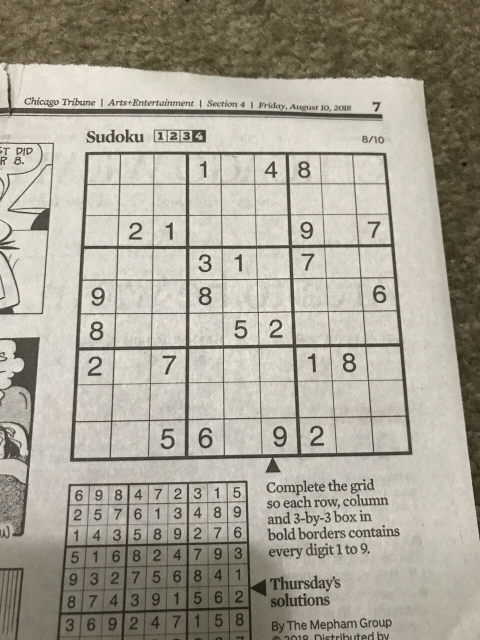
#> input picture capture.jpeg, 960 x 1280 px (shown at 1/2 size)
$ python test2.py   (older library calls are emulated)
#> lines starting #> are read from the running program, lines starting #| are printed output that depends on the picture; after the words box and inside, x2 and y2 are one past the last pixel; in counts of white or black regions, pixels touching at a corner belong together
### clean_image.py
from PIL import Image
import pytesseract
import cv2
import os
import numpy as np

# img = cv2.imread("/test_image/capture.jpeg",0)

def clean_image(img):
    """given image, uses cv2 to reduce noise using bilateral filter
    converts to pure B/W with dynamically generated adaptive thresholding samples
    remaps image using contour detection to find puzzle corners in image
    splits image into 81 individual cells saved in static/images
    ASSUMPTION:
    photo contains space beyond borders of puzzle. if not, it inhibits contour detection
    converts image so each cell is 35x35. assumes 5px on each side of cell contain only borders, and no relevent data.
    """
    blur = cv2.bilateralFilter(img,9,75,75)

    sample = blur.size//1200
    if sample % 2 == 0:
        sample += 1
    elif sample < 11:
        sample = 11

    blur2 = cv2.adaptiveThreshold(blur,255,cv2.ADAPTIVE_THRESH_GAUSSIAN_C,cv2.THRESH_BINARY_INV,sample ,2)

    # POTENTIAL ISSUE: current format assumes that borders will be contained inside photo. system does not function if image cuts any borders off (should be a non issue
    contoured, contours, hierarchy = cv2.findContours(blur2,cv2.RETR_LIST,cv2.CHAIN_APPROX_SIMPLE)

    area = 0
    for cnt in contours:
        epsilon = 0.1*cv2.arcLength(cnt,True)
        approx = cv2.approxPolyDP(cnt,epsilon,True)
        if cv2.contourArea(cnt) > area:
            area = cv2.contourArea(approx)
            puzzle = approx

    pts1=np.float32(puzzle)
    pts2=np.float32([[0,0],[0,315],[315,315],[315,0]])
    m = cv2.getPerspectiveTransform(pts1,pts2)
    t = cv2.warpPerspective(blur2,m,(315,315))

    for col in range(9):
        for row in range(9):
            cv2.imwrite(f'temp/cell row{row} col{col}.jpg', t[row*35+5:(row+1)*35-3,col*35+5:(col+1)*35-3])

### tess.py
from PIL import Image, ImageEnhance, ImageFilter
import PIL.ImageOps
import pytesseract
import os

def img_to_sudoku():
    """
    assumes the_play.clean_image has run
    iterates through all 81 cells saved by clean_image and extracts text from them
    if text is a number from 1-9, adds that to nested list puzzle
    if not, uses 0 as a placeholder for empty
    WILL NOT WORK if tesseract is not installed. pytesseract is only a package to interact with tesseract.
    """
    sudoku = []
    for i in range(9):
        row = []
        for j in range(9):
            img = PIL.ImageOps.invert(Image.open(f"temp/cell row{i} col{j}.jpg"))
            val = pytesseract.image_to_string(img, config="--psm 10 --oem 3 -c tessedit_char_whitelist=123456789")
            # psm 10 tells tesseract to look for single characters. whitelist is BROKEN IN TESSERACT 4. consider switching to 3.
            if val == '' or val not in "123456789":
                row.append(0)
            else:
                row.append(int(val))
            os.remove(f"temp/cell row{i} col{j}.jpg")

        sudoku.append(row)
    return sudoku

### test2.py
from sudoku_solver import sudoku_solver, validSolution
from clean_image import clean_image
from tess import img_to_sudoku
import cv2
import time

# total runtime: 54.4 seconds
# sudoku solver runtime : 5.5 seconds
# yikes.
start_time = time.time()

img = cv2.imread("capture.jpeg",0)
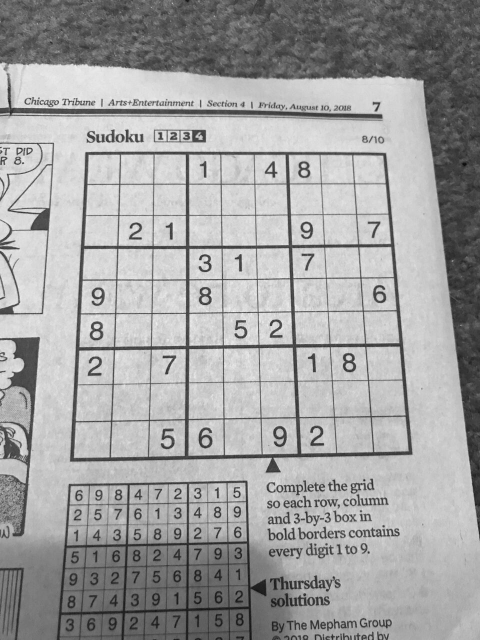
#> img: shape (1280, 960) (shown at 1/2 size); min 4, max 255, mean 162.7

clean_image(img)
#> in clean_image, `blur2 = cv2.adaptiveThreshold(blur,255,cv2.ADAPTIVE_THRESH_GAUSSIAN_C,..`:
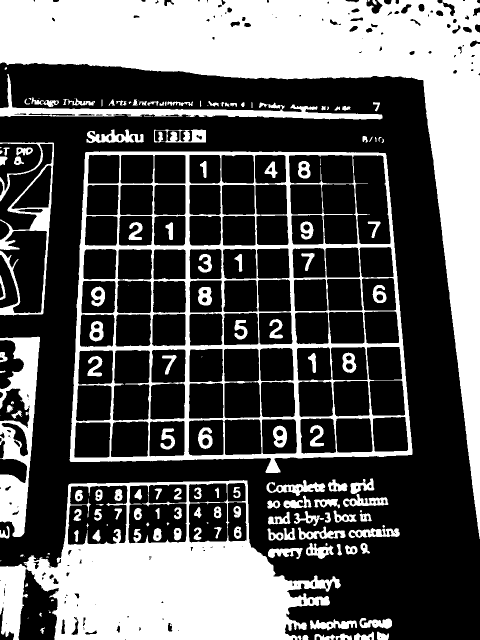
#> blur2: shape (1280, 960) (shown at 1/2 size); 35.4% white; 176 white regions (37 under 20 px)
#> in clean_image, `contoured, contours, hierarchy = cv2.findContours(blur2,cv2.RETR_LIST,..`: contours = 507 contours, 158 with area under 20; largest, box (x1, y1, x2, y2) and area: (139, 303, 825, 946) 395251, (0, 0, 960, 1078) 190620, (0, 960, 682, 1280) 142121, (0, 673, 80, 1074) 16191, (135, 970, 256, 1091) 12860
#> the loop in clean_image, `for cnt in contours:` made 507 passes
#> (epsilon, area, puzzle) on passes 2, 5, 10, 13, 17, 38, 40, 43, 52, 54: (3.73, 73.5, [[605, 1273], [605, 1279], [616, 1279], [613, 1270]]), (7.72, 291, [[754, 1264], [755, 1279], [775, 1279], [777, 1267]]), (4.06, 44, [[89, 1255], [80, 1260], [85, 1267]]), (3.92, 42.5, [[237, 1250], [238, 1265], [232, 1260]]), (5.24, 63, [[337, 1245], [343, 1263], [335, 1260]]), (2.87, 20, [[604, 1198], [606, 1209], [602, 1207]]), (2.87, 20.5, [[621, 1197], [625, 1200], [622, 1208]]), (3.64, 37, [[148, 1187], [156, 1186], [158, 1195]]), (2.87, 25, [[628, 1162], [629, 1173], [624, 1168]]), (4.26, 49.5, [[108, 1156], [115, 1168], [105, 1165]])
#> (epsilon, area) on passes 123, 219: (11.28, 320), (2.87, 39.5)
#> after the loop in clean_image, `for cnt in contours:`: area = 391408.5; puzzle = [[171, 304], [141, 923], [824, 908], [770, 306]]
#> in clean_image, `m = cv2.getPerspectiveTransform(pts1,pts2)`: m = [[0.547, 0.0265, -101.6], [-0.00207, 0.62, -188.2], [-4.45e-05, 0.000244, 1]]
#> in clean_image, `t = cv2.warpPerspective(blur2,m,(315,315))`:
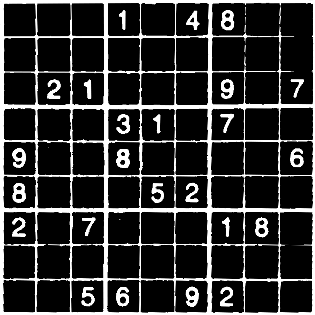
#> t: shape (315, 315); min 0, max 255, mean 46.8
#> the loop in clean_image, `for col in range(9):` made 9 passes
#> pass 1, in clean_image, `cv2.imwrite(f'temp/cell row{row} col{col}.jpg', t[row*35+5:(row+1)*35-..`:
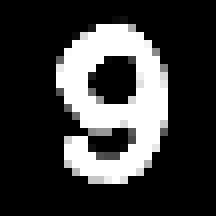
#> saved as cell row4 col0.jpg: shape (27, 27) (shown 8 times larger); min 0, max 255, mean 59.2
#> pass 1, in clean_image, `cv2.imwrite(f'temp/cell row{row} col{col}.jpg', t[row*35+5:(row+1)*35-..`:
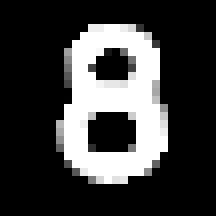
#> saved as cell row5 col0.jpg: shape (27, 27) (shown 8 times larger); min 0, max 255, mean 60.6
#> pass 1, in clean_image, `cv2.imwrite(f'temp/cell row{row} col{col}.jpg', t[row*35+5:(row+1)*35-..`:
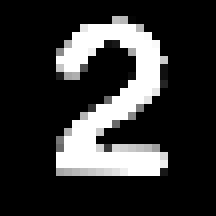
#> saved as cell row6 col0.jpg: shape (27, 27) (shown 8 times larger); min 0, max 255, mean 50.8
puzzle = img_to_sudoku()
#> in img_to_sudoku, `img = PIL.ImageOps.invert(Image.open(f"temp/cell row{i} col{j}.jpg"))`: img: PIL image 27x27 L; every value is 255
#> (the run stopped early here; a loop or call above may not have finished)
